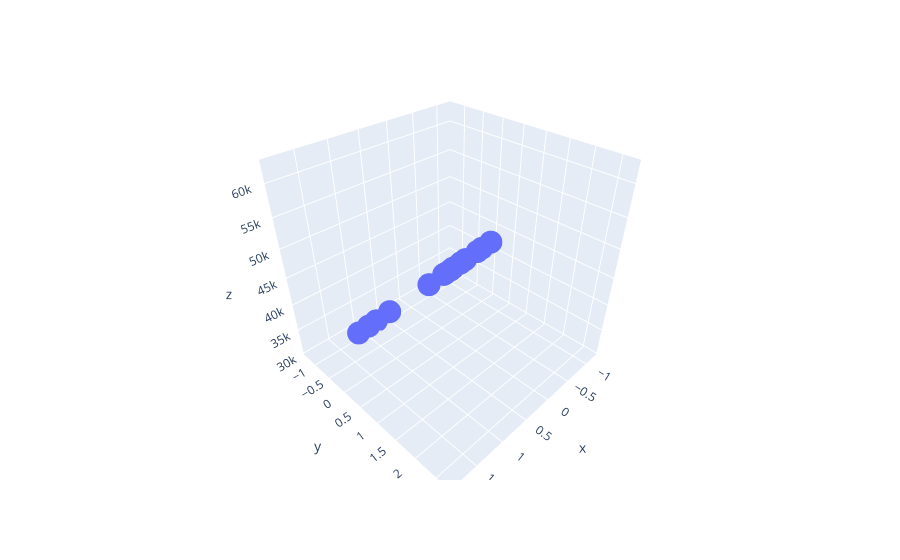

Notebook code for this chart:
### Markdown cell above
### trainning data predictions

### Code cell
fig = px.scatter_3d(x=X_train[:, 0], y=X_train[:, 1], z=y_pred_train)

fig.show()

### Figure 1 — Plotly figure (JSON) as saved in the notebook; plotly's stock layout.template omitted (floating-point values rounded to 4 significant figures)
{"data": [{"hovertemplate": "x=%{x}<br>y=%{y}<br>z=%{z}<extra></extra>", "legendgroup": "", "marker": {"color": "#636efa", "symbol": "circle"}, "mode": "markers", "name": "", "scene": "scene", "showlegend": false, "type": "scatter3d", "x": [-0.2711, 1.161, 0.752, -0.7827, 0.4451, 1.877, 1.161, 0.752, -0.0665, -0.2711, 0.3428, 1.468, -0.6804, -1.09, 0.4451, -1.192], "y": [-0.2985, 0.199, 0.6965, -0.2985, 0.6965, 2.687, -0.5473, -1.045, 0.4478, 0.9453, 0.9453, -0.2985, -0.5473, -1.294, 1.443, -0.2985], "z": [38500.0, 41390.0, 46110.0, 39010.0, 46410.0, 62240.0, 34930.0, 31020.0, 44760.0, 49270.0, 48670.0, 36780.0, 36750.0, 30690.0, 52880.0, 39410.0]}], "layout": {"legend": {"tracegroupgap": 0}, "margin": {"t": 60}, "scene": {"domain": {"x": [0, 1], "y": [0, 1]}, "xaxis": {"title": {"text": "x"}}, "yaxis": {"title": {"text": "y"}}, "zaxis": {"title": {"text": "z"}}}}}
